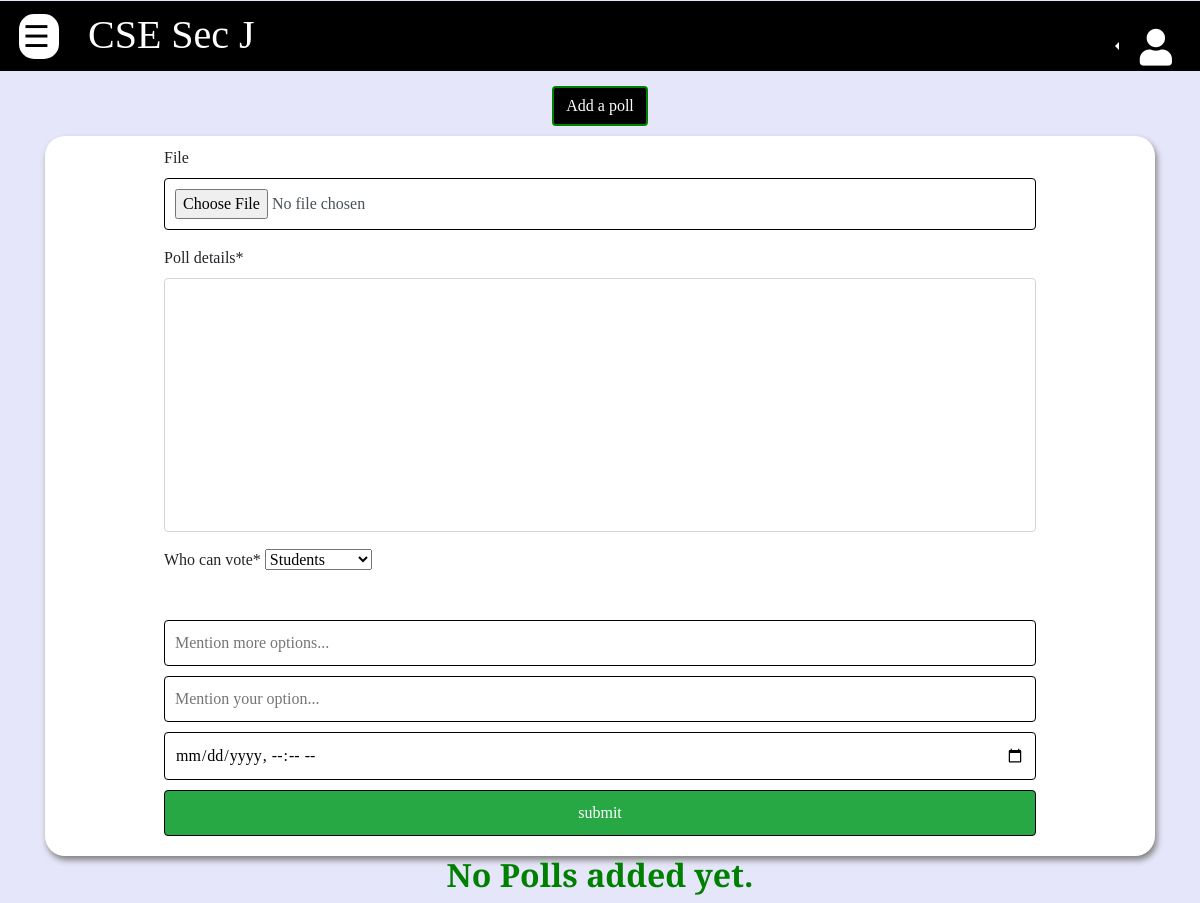
The page /polls/9ZXoBotpa4F/ (signed in) on the database as committed earlier.
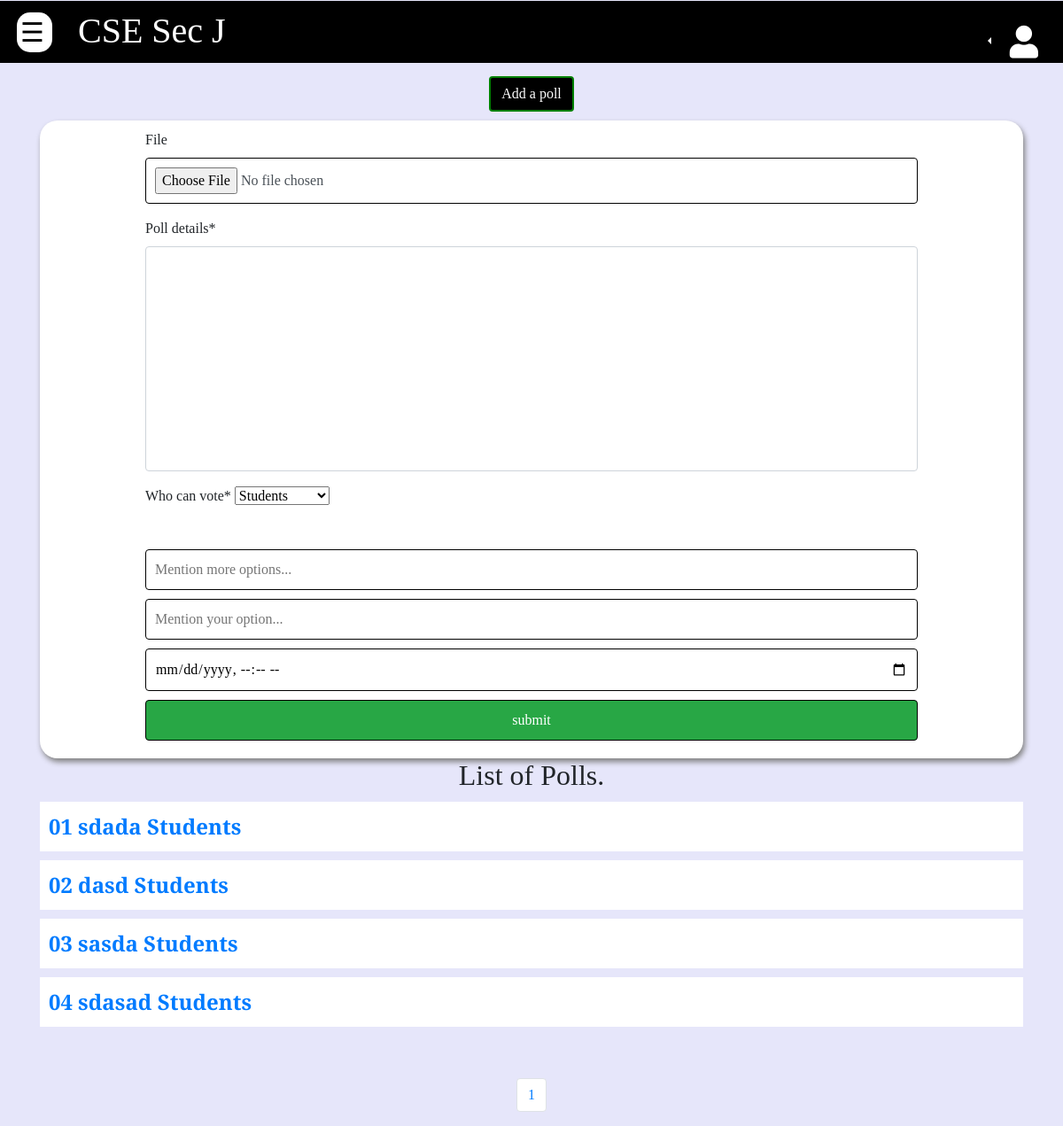
The same page on the database as committed later.
### basic/models.py (models this page shows, shortened)
class Classroom(models.Model):
	created_by = models.ForeignKey(User, on_delete = models.CASCADE,related_name='created_by')
	members = models.ManyToManyField(User)
	teacher = models.ManyToManyField(User, related_name='classroom_teachers')
	special_permissions = models.ManyToManyField(User, related_name= "special_permissions")
	pending_members = models.ManyToManyField(User,related_name='pending_members')
	classroom_pic = models.ImageField(default="classroom.jpg",upload_to="classrooms/",null=True)
	class_name = models.CharField(max_length = 100)
	description = models.TextField(null=True, blank=True)
	created_on = models.DateTimeField(auto_now_add=True)
	unique_id = models.CharField(max_length=16,unique=True)
	need_permission = models.BooleanField(default=True)

### poll/models.py (models this page shows, shortened)
class Poll(models.Model):
	choices = [('All Members',"All Members"),('Students','Students')]
	classroom = models.ForeignKey(Classroom,on_delete= models.CASCADE)
	file = models.FileField(upload_to="poll/",null=True,blank = True)
	poll_details = models.TextField(max_length=500)
	created_by = models.ForeignKey(User,related_name="poll_by",on_delete=models.DO_NOTHING)
	who_can_vote = models.CharField(choices=choices,max_length=30,default='Students')
	voters = models. ManyToManyField(User,related_name="voters")
	announce_at= models.DateTimeField()

### poll/views.py (the view)
# urls.py: path('',home,name="home"),
@login_required
def home(request,unique_id):
	classroom = Classroom.objects.get(unique_id=unique_id)
	if member_check(request.user,classroom):
		polls = Poll.objects.all()
		my_classes = Classroom.objects.all().filter(members=request.user)
		if request.method=='POST':
			form = QuestionForm(request.POST or None,request.FILES)
			choice_list = request.POST.getlist('check')
			choice_list = list(filter(filter_fun,choice_list))
			if form.is_valid():
				form = form.save(commit=False)
				form.classroom = classroom
				form.announce_at = request.POST.get('date')
				form.created_by = request.user
				form.save()
				for i in choice_list:
					choice=Choice()
					choice.poll = Poll.objects.get(id=form.id)
					choice.choice_text = i
					choice.save()
				return redirect(f'/polls/{unique_id}')
		else:
			form = QuestionForm()
		query,page_range = pagination(request,polls)
		polls=query.object_list
		params = {
			'pollform':form,
			'polls':polls,
			'classroom':classroom,
			'classes':my_classes,
			'query':query,
			'page_range':page_range
			}
		return render(request,'poll/form.html',params)

### poll/forms.py
class QuestionForm(forms.ModelForm):
	class Meta:
		model = Poll
		fields = ['file','poll_details','who_can_vote']

### basic/utils.py (called while the page is built)
def proper_pagination(object,index):
    start_index,end_index = 0,10
    if object.number>index:
        start_index = object.number-index
        end_index = start_index + end_index
    return (start_index,end_index)

def pagination(request,object):
        paginator = Paginator(object,6)
        page_num=1
        if request.GET.get('page'):
            page_num = request.GET.get('page')
        query = paginator.page(page_num)
        start_index,end_index = proper_pagination(query,index=4)
        page_range = list(paginator.page_range)[start_index:end_index]
        return query,page_range

### basic/views.py (called while the page is built)
def member_check(user,classroom):
    member = classroom.members.all().filter(username=user.username)
    if member:
        return True
    raise Http404()

### templates/poll/form.html (shortened to what this page needs)
{% extends '../base.html' %}
{% load crispy_forms_tags %}
{% block content %}
<div>
	{% include 'navigation.html' %}
	<div class="container" id="poll-container">
	{% if pollform %}
		<div style="display:flex;justify-content:center;">
			<button id="addpollbtn" @click="showform" class="btn btn-primary mx-auto">
				Add a poll
			</button>
		</div>
		<div v-if="form" id="pollform">
			<form style="width:80%;"method="POST" enctype="multipart/form-data">{% csrf_token %}
				{{ pollform|crispy }}<br>
				<div v-for="i in p">
					<input type="text" v-if="i==p" autocomplete="off"
						placeholder="Mention more options..." @click="insert" name="check">
					<input type="text" v-else autocomplete="off"
						placeholder="Mention your option..." name="check">
				</div>
				<input type="datetime-local" autocomplete="off" required="required" name ='date'>
				<input type="submit" class="btn btn-success"value="submit">
			</form>
		</div>
	{% endif %}
	</div>
	<div class="container">
		{% if polls %}
		<h2 style="text-align:center;"> List of Polls.</h2>
			{% for poll in polls reversed %}
				<a href="/polls/{{classroom.unique_id}}/poll-page/{{ poll.id }}">
					<div class="poll-list" class="alert">
					 	0{{ forloop.counter }} {{ poll.poll_details }}
					 	{{poll.who_can_vote}}
					</div>
				</a>
			{% endfor %}<br><br>
			{% include 'paginations.html' %}
		{% else %}
			<h2 style="text-align:center;color:green;font-weight: bolder;">
				No Polls added yet.
			</h2>
		{% endif %}
	</div>
</div>
{% endblock %}

### templates/base.html (shortened to what this page needs)
{% load static %}
<!DOCTYPE html>
<html>
<head>
<link href="https://maxcdn.bootstrapcdn.com/bootstrap/4.0.0/css/bootstrap.min.css"
 rel="stylesheet">
<link rel="stylesheet" href="{% static 'css/home.css' %}">
<link rel="stylesheet" href="{% static 'css/profile.css' %}">
<link rel="stylesheet" href="{% static 'css/listpage.css' %}">
<link rel="stylesheet" href="{% static 'css/homepage.css' %}">
<link rel="stylesheet" href="{% static 'css/detailpage.css' %}">
<link rel="stylesheet" href="{% static 'css/polls.css' %}">
<link rel="stylesheet" href="{% static 'css/registration.css' %}">
<link rel="stylesheet" href="{% static 'css/homepage.css' %}">
<link rel="stylesheet" href="https://use.fontawesome.com/releases/v5.5.0/css/all.css">
</head>
<body style="background:#E6E6FA;">
{% block content %} {% endblock %}
</body>
</html>

### templates/navigation.html (shortened to what this page needs)
<div class="row" >
  <div class="col-12">
    <div style="background:black;height:70px;" class="p-1">
      <span class="pl-1 mr-4" id="openNav" onclick="openNav()">
        &#9776;
      </span>
      {% if classroom %}
      <span  style="font-size:2.5em;color:white;">
        &nbsp; <span class="pt-4">{{ classroom.class_name }}</span>
      </span>
      {% endif %}
      {% if user.is_authenticated %}
      <div style="color:white;"  class="float-right mx-2 mt-2">
        <div class="btn-group">
          <div class="btn-group dropleft" role="group">
            <button type="button" style="border:none;outline:none;" data-toggle="dropdown" aria-haspopup="true"
                  class="btn btn-secondary bg-transparent dropdown-toggle bg-transparent dropdown-toggle-split"
                  aria-expanded="false">
            </button>
          </div>
          <a style="color:white;font-size:2.3em;" class="float-right mx-2 mt-2"
              href="{% url 'profile' user.username %}">
            <i class="fas fa-user mr-2"></i>
          </a>
        </div>
      </div>
      {% endif %}
      </div>
    </div>
</div>

### templates/paginations.html (shortened to what this page needs)
<nav>
    <ul class="pagination justify-content-center">
    	{% for p in page_range %}
    		{% if page.number == p %}
                <li class="page-item active">
                  <a class="page-link" href="?page={{ p }}">{{p}}</a>
                </li>
            {% else %}
                <li class="page-item">
                	<a class="page-link" href="?page={{ p }}">{{ p }}</a>
                </li>
            {% endif %}
        {% endfor %}
    </ul>
</nav>

### static/css/home.css (style rules this page uses)
html * { font-family: 'Bitter', serif; scroll-behavior: smooth; box-sizing: border-box; }
#openNav { background:black; color:white; font-size:30px; cursor:pointer; width:40px; border-radius:15px; border-color:white; display: inline; float:left; position:relative; top:9px; left:15px; background:white; color:black; }
#classroom-updateForm input,textarea { width:100%; padding:10px; border:1px solid black; border-radius:12px; }

### static/css/listpage.css (style rules this page uses)
.addForm input,textarea { border:none; border-bottom:1px solid black; width:100%; outline-width:none; overflow:hidden; resize:none; padding:5px 15px; border-radius:10px; }
.addForm input:focus,textarea { border-bottom:1px solid black; outline:0px; }
a:link { text-decoration: none; }

### static/css/polls.css (style rules this page uses)
#pollform { display:flex; justify-content:center; background:white; padding:10px; width:100%; border-radius:20px; box-shadow:2px 4px 6px grey; }
#pollform input,textarea { border:0.5px solid black; border-radius:4px; margin-bottom: 10px; width:100%; padding: 10px; }
#addpollbtn { border:2px solid green; color:white; background-color: black; margin:10px; }
.poll-list { background:white; margin:10px 0px; padding:10px; font-size:1.5em; font-weight:bolder; display:flex; }

Rows that differ between the two databases and show on the page:
added Poll: poll_details "sdada", who_can_vote "Students"
added Poll: poll_details "dasd", who_can_vote "Students"
added Poll: poll_details "sasda", who_can_vote "Students"
added Poll: poll_details "sdasad", who_can_vote "Students"
Other text that changed with them:
text no longer shown: "No Polls added yet."
text now shown: "List of Polls."
new list line: "1"
